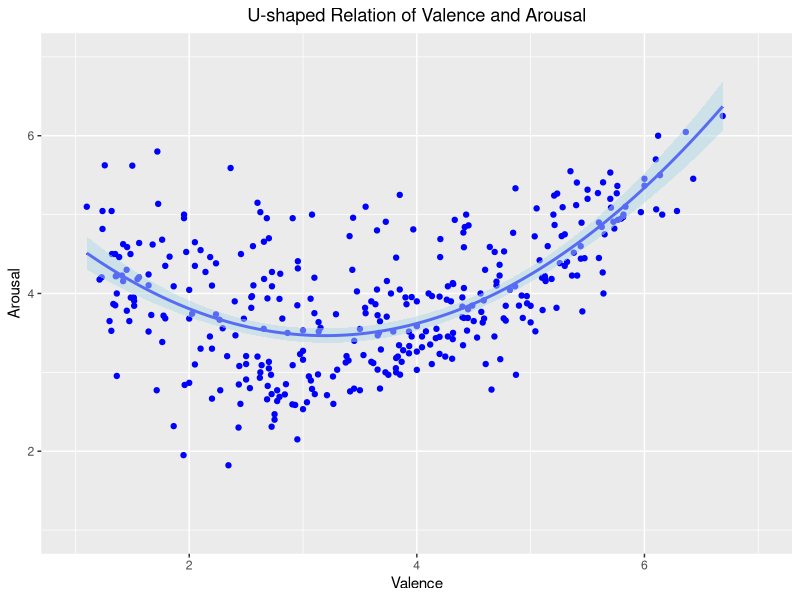
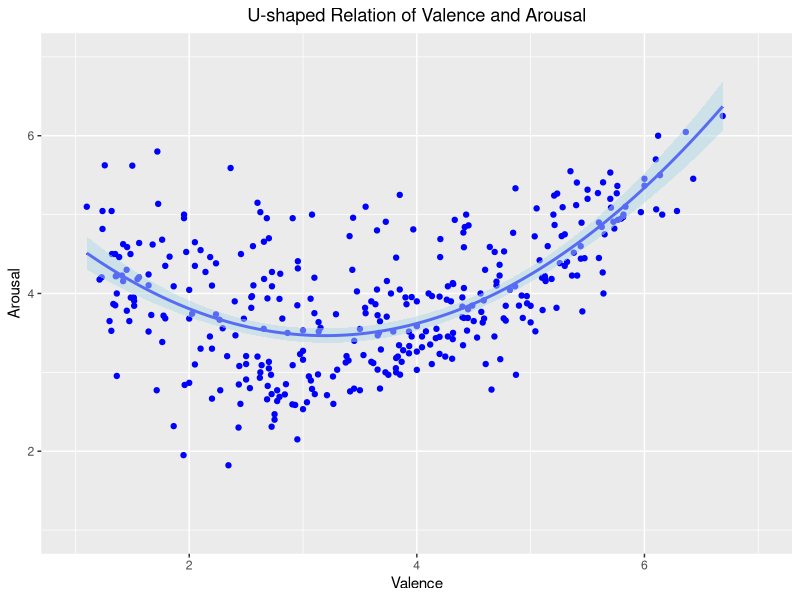

Generate these figures, in order, with R:
# 加载必要的库  
library(ggplot2)  
  
# 定义函数进行二次函数回归并绘制置信带  
quadratic_regression_with_bands <- function(x, y, x_seq_length = 2000, conf_level = 0.95, my_title="Arousal-Valence Relationship", xlabel='Valence', ylabel='Arousal') {  
    
  # 拟合二次回归模型  
  model <- lm(y ~ x + I(x^2))  
    
  # 生成预测值及其置信带  
  new_x <- seq(min(x), max(x), length.out = x_seq_length)  
  predictions <- predict(model, newdata = data.frame(x = new_x), interval = "confidence", level = conf_level)  
    
  # 提取预测值和置信带  
  predicted_y <- predictions[, "fit"]  
  lower_ci <- predictions[, "lwr"]  
  upper_ci <- predictions[, "upr"]  
    
  # 创建数据框以便绘图  
  data_for_plot <- data.frame(x = new_x, y = predicted_y, lower_ci = lower_ci, upper_ci = upper_ci)  
    
  # 使用ggplot2绘图，设置x轴和y轴范围都为[1,7]
  p <- ggplot(data = data_for_plot, aes(x = x)) +  
    geom_point(data = data.frame(x = x, y = y), aes(y = y), color = "blue") +  # 绘制原始数据点  
    geom_line(aes(y = y), color = "blue", linewidth = 1) +  # 绘制回归曲线  
    geom_ribbon(aes(ymin = lower_ci, ymax = upper_ci), fill = "lightblue", alpha = 0.5) +  # 绘制置信带  
    labs(title = my_title,  
         x = xlabel,  
         y = ylabel) +   
    theme(plot.title = element_text(hjust = 0.5),
          axis.title = element_text(),
          text = element_text()) +
     coord_cartesian(xlim = c(1, 7), ylim = c(1, 7))
    
  # 返回ggplot对象  
  print(p)
  return(p)  
}  
  
set.seed(2024)  

library(readxl)
df <- read_excel("FED.xlsx")

V <- df$Valence_mean
A <- df$Arousal_mean

# compare linear and quadratic model
linear_model <- lm(V ~ A)
print(summary(linear_model))

quadratic_model <- lm(V ~ A + I(A^2))
print(summary(quadratic_model))

# call the function
p.va <- quadratic_regression_with_bands(V, A, my_title = "U-shaped Relation of Valence and Arousal", 
                                        xlabel="Valence", ylabel='Arousal')

ggsave(plot = p.va, filename = "./images/Arousal-Valence Relationship.png", width = 6, height = 6, units = "in", dpi = 300)
